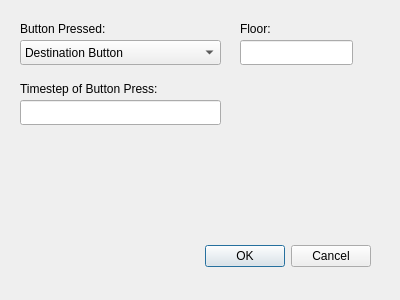
<?xml version="1.0" encoding="UTF-8"?>
<ui version="4.0">
 <class>AddBehaviourDialog</class>
 <widget class="QDialog" name="AddBehaviourDialog">
  <property name="geometry">
   <rect>
    <x>0</x>
    <y>0</y>
    <width>400</width>
    <height>300</height>
   </rect>
  </property>
  <property name="windowTitle">
   <string>Add Behaviour</string>
  </property>
  <widget class="QDialogButtonBox" name="buttonBox">
   <property name="geometry">
    <rect>
     <x>30</x>
     <y>240</y>
     <width>341</width>
     <height>32</height>
    </rect>
   </property>
   <property name="orientation">
    <enum>Qt::Horizontal</enum>
   </property>
   <property name="standardButtons">
    <set>QDialogButtonBox::Cancel|QDialogButtonBox::Ok</set>
   </property>
  </widget>
  <widget class="QComboBox" name="button_pressed">
   <property name="geometry">
    <rect>
     <x>20</x>
     <y>40</y>
     <width>201</width>
     <height>25</height>
    </rect>
   </property>
   <item>
    <property name="text">
     <string>Destination Button</string>
    </property>
   </item>
   <item>
    <property name="text">
     <string>Help</string>
    </property>
   </item>
   <item>
    <property name="text">
     <string>Open Door</string>
    </property>
   </item>
   <item>
    <property name="text">
     <string>Close Door</string>
    </property>
   </item>
  </widget>
  <widget class="QLabel" name="label">
   <property name="geometry">
    <rect>
     <x>20</x>
     <y>20</y>
     <width>111</width>
     <height>17</height>
    </rect>
   </property>
   <property name="text">
    <string>Button Pressed:</string>
   </property>
  </widget>
  <widget class="QLineEdit" name="lineEdit">
   <property name="geometry">
    <rect>
     <x>20</x>
     <y>100</y>
     <width>201</width>
     <height>25</height>
    </rect>
   </property>
  </widget>
  <widget class="QLabel" name="label_2">
   <property name="geometry">
    <rect>
     <x>20</x>
     <y>80</y>
     <width>171</width>
     <height>17</height>
    </rect>
   </property>
   <property name="text">
    <string>Timestep of Button Press:</string>
   </property>
  </widget>
  <widget class="QLineEdit" name="lineEdit_2">
   <property name="geometry">
    <rect>
     <x>240</x>
     <y>40</y>
     <width>113</width>
     <height>25</height>
    </rect>
   </property>
  </widget>
  <widget class="QLabel" name="label_3">
   <property name="geometry">
    <rect>
     <x>240</x>
     <y>20</y>
     <width>111</width>
     <height>17</height>
    </rect>
   </property>
   <property name="text">
    <string>Floor:</string>
   </property>
  </widget>
 </widget>
 <resources/>
 <connections>
  <connection>
   <sender>buttonBox</sender>
   <signal>accepted()</signal>
   <receiver>AddBehaviourDialog</receiver>
   <slot>accept()</slot>
   <hints>
    <hint type="sourcelabel">
     <x>248</x>
     <y>254</y>
    </hint>
    <hint type="destinationlabel">
     <x>157</x>
     <y>274</y>
    </hint>
   </hints>
  </connection>
  <connection>
   <sender>buttonBox</sender>
   <signal>rejected()</signal>
   <receiver>AddBehaviourDialog</receiver>
   <slot>reject()</slot>
   <hints>
    <hint type="sourcelabel">
     <x>316</x>
     <y>260</y>
    </hint>
    <hint type="destinationlabel">
     <x>286</x>
     <y>274</y>
    </hint>
   </hints>
  </connection>
 </connections>
</ui>
